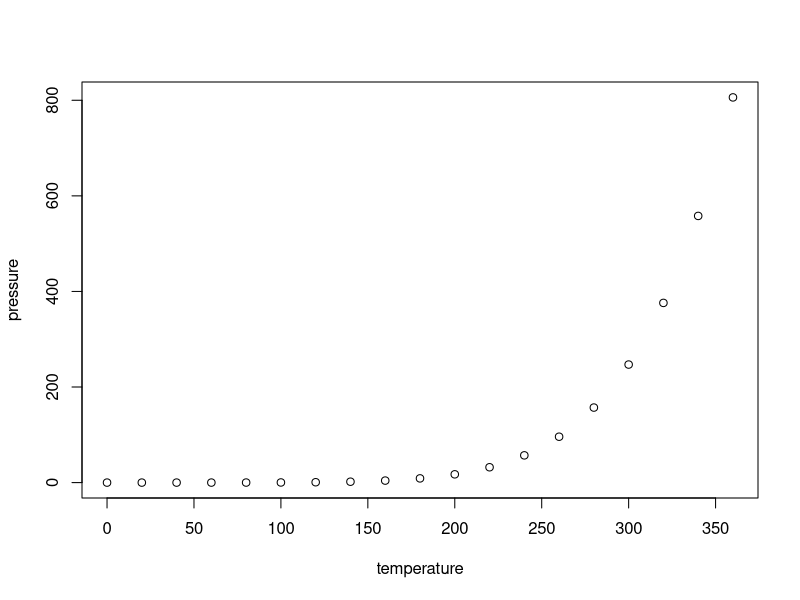
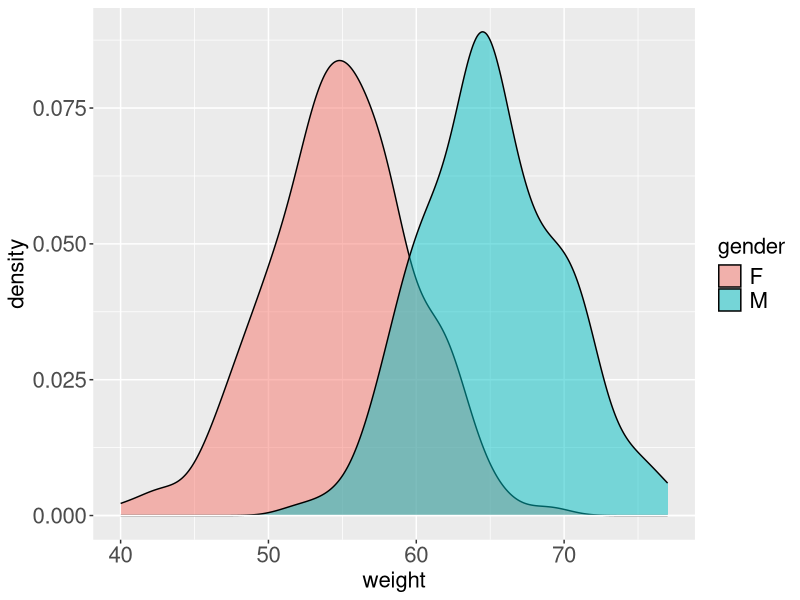

R code for these plots, in order:
## ---- chunk 1
options(htmltools.dir.version = FALSE)
## ---- chunk 2
summary(cars)
## ---- chunk 3
plot(pressure)
## ---- chunk 4
library(ggplot2)
set.seed(42)
df <- data.frame(gender = factor(rep(c("F", "M"), each = 200)),
                 weight = round(c(rnorm(200, mean = 55, sd=5),
                                  rnorm(200, mean = 65, sd=5))))
txtSize <- 16
plt <- ggplot(df, aes(x=weight, fill=gender)) +
       geom_density(alpha=0.5) +
       geom_hline(yintercept = 0, colour='white') +
       # ggtitle("Weight as a function of gender") +
       theme(axis.text=element_text(size=txtSize),
             axis.title=element_text(size=txtSize),
             legend.title=element_text(size=txtSize),
             legend.text=element_text(size=txtSize),
             plot.title=element_text(hjust = 0.5)) +
       # geom_histogram() +
       NULL
print(plt)
